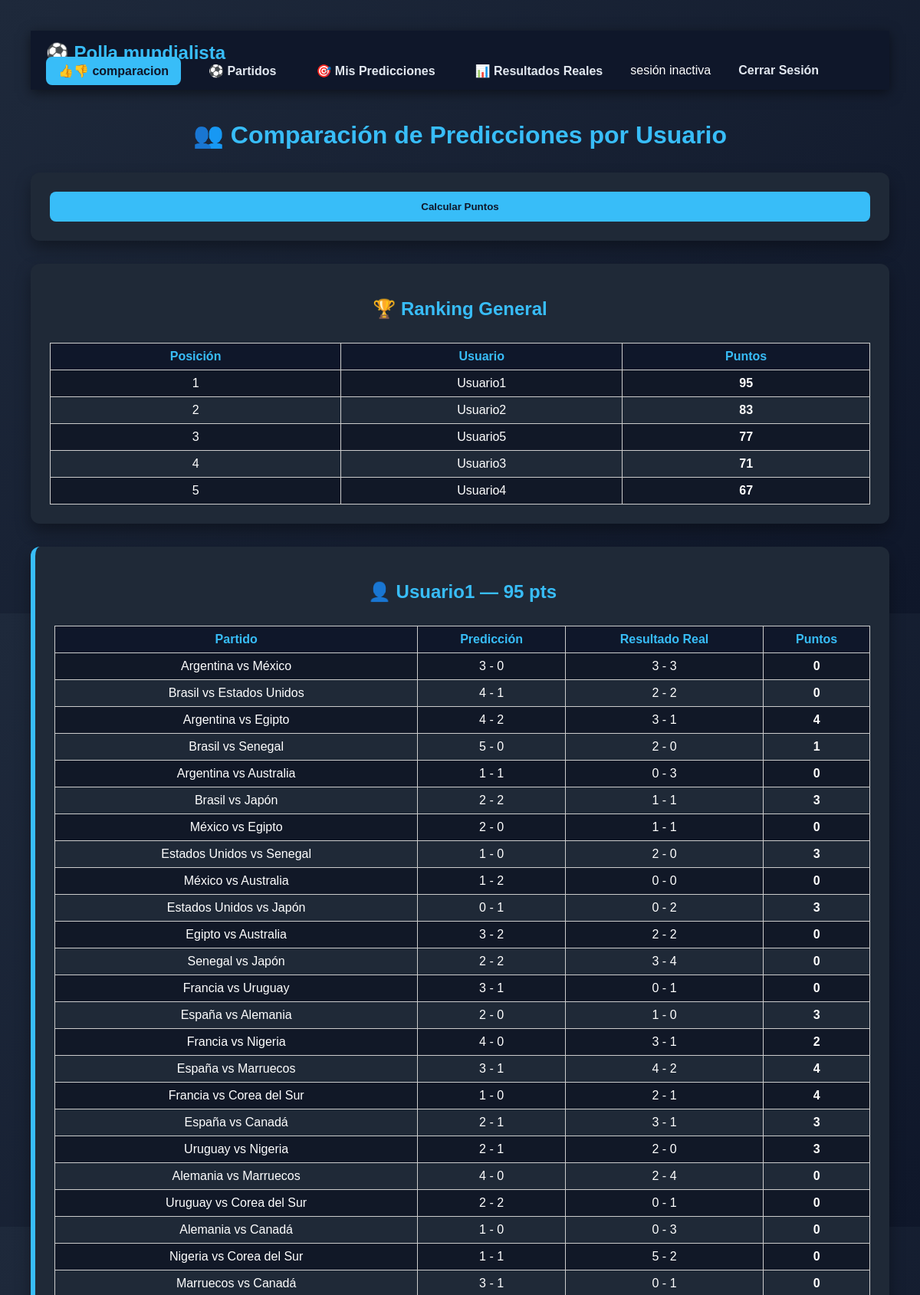
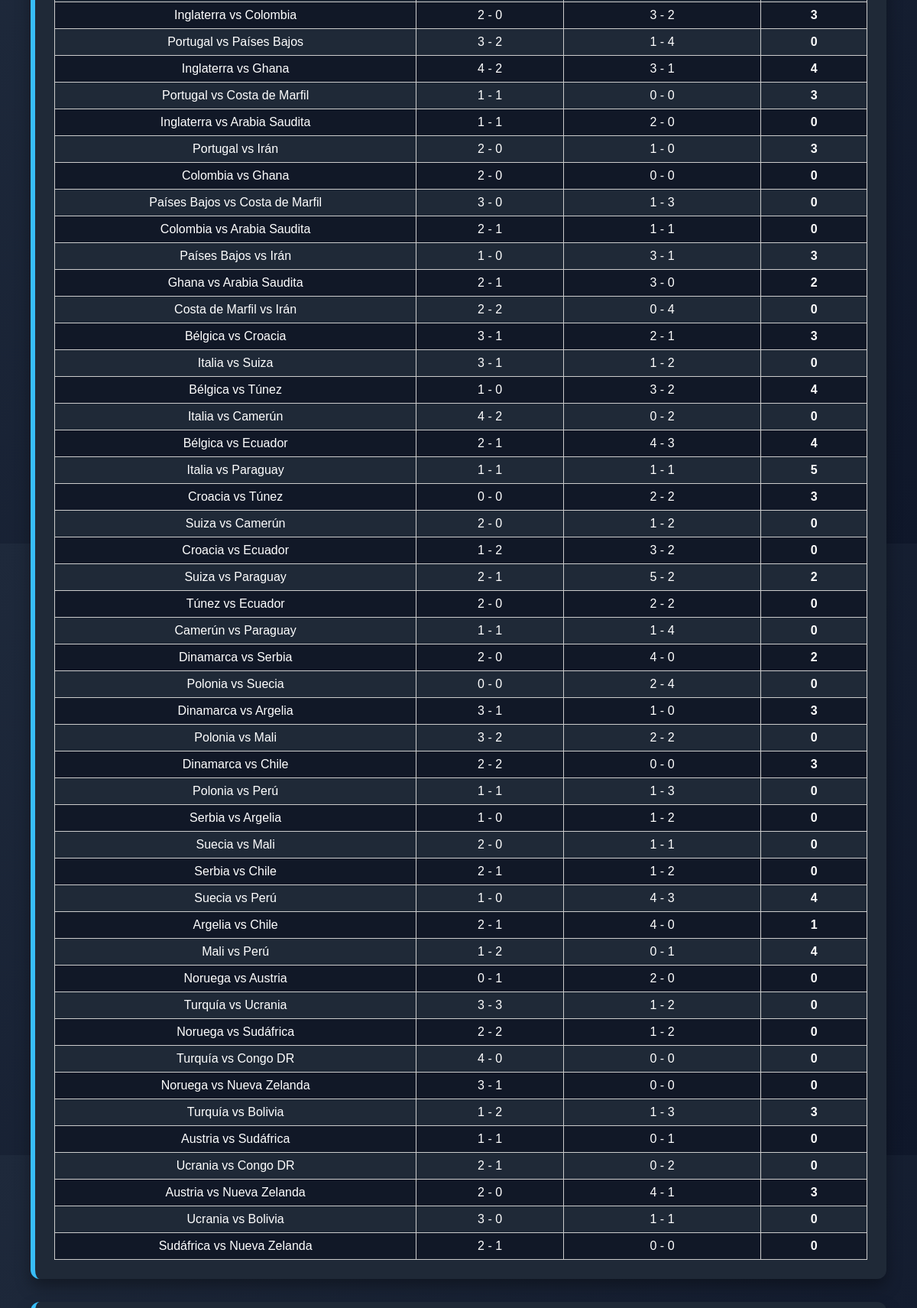
Page /comparacion.php (upper part) on the committed database (2 pictures, top to bottom).
### tables this page shows
CREATE TABLE `usuarios` (
  `id` int(11) NOT NULL,
  `nombre` varchar(100) NOT NULL,
  `email` varchar(100) NOT NULL,
  `password` varchar(255) NOT NULL,
  `puntos_total` int(11) DEFAULT 0
);

### comparacion.php (the view, shortened to what this page needs)
<?php
$pdo = conectarDB();
?>
<!DOCTYPE html>
<html lang="es">
<head>
    <link rel="stylesheet" href="style.css">
</head>
<body>
<?php include 'menu.php'; ?>
<h1>👥 Comparación de Predicciones por Usuario</h1>
<div class="card" style="text-align:center;">
    <form method="POST">
        <button type="submit" name="calcular">Calcular Puntos</button>
    </form>
</div>
<div class="card">
    <h2>🏆 Ranking General</h2>
    <table>
        <tr>
            <th>Posición</th>
            <th>Usuario</th>
            <th>Puntos</th>
        </tr>
        <?php
        $pos = 1;
        $stmt = $pdo->query(
            "SELECT nombre, puntos_total FROM usuarios ORDER BY puntos_total DESC"
        );
        while ($row = $stmt->fetch()) {
            echo "<tr>
                    <td>{$pos}</td>
                    <td>{$row['nombre']}</td>
                    <td><strong>{$row['puntos_total']}</strong></td>
                  </tr>";
            $pos++;
        }
        ?>
    </table>
</div>
<?php
$usuarios = $pdo->query(
    "SELECT id, nombre, puntos_total FROM usuarios ORDER BY puntos_total DESC"
);
while ($usuario = $usuarios->fetch()):
?>
<div class="card usuario">
    <h2>👤 <?= $usuario['nombre'] ?> — <?= $usuario['puntos_total'] ?> pts</h2>
    <table>
        <tr>
            <th>Partido</th>
            <th>Predicción</th>
            <th>Resultado Real</th>
            <th>Puntos</th>
        </tr>
        <?php
        $stmt = $pdo->prepare(
            "SELECT el.nombre AS local,
                    ev.nombre AS visitante,
                    pr.goles_local AS pred_l,
                    pr.goles_visitante AS pred_v,
                    r.goles_local AS real_l,
                    r.goles_visitante AS real_v,
                    pu.puntos
             FROM puntuaciones pu
             JOIN partidos p ON pu.partido_id = p.id
             JOIN equipos el ON p.equipo_local_id = el.id
             JOIN equipos ev ON p.equipo_visitante_id = ev.id
             JOIN predicciones pr ON pu.usuario_id = pr.usuario_id AND pu.partido_id = pr.partido_id
             JOIN resultados_reales r ON pu.partido_id = r.partido_id
             WHERE pu.usuario_id = ?"
        );
        $stmt->execute([$usuario['id']]);
        while ($row = $stmt->fetch()) {
            echo "<tr>
                    <td>{$row['local']} vs {$row['visitante']}</td>
                    <td>{$row['pred_l']} - {$row['pred_v']}</td>
                    <td>{$row['real_l']} - {$row['real_v']}</td>
                    <td><strong>{$row['puntos']}</strong></td>
                  </tr>";
        }
        ?>
    </table>
</div>
<?php endwhile; ?>
</body>
</html>

### style.css (style rules this page uses)
body { font-family: Calibri, Arial, sans-serif; background: linear-gradient(135deg, #1e293b, #0f172a); margin: 0; padding: 40px; color: #fff; }
.usuario { border-left: 6px solid #38bdf8; }
h1, h2 { text-align: center; color: #38bdf8; margin-bottom: 30px; }
.card { background: #1f2937; border-radius: 12px; padding: 25px; margin-bottom: 30px; box-shadow: 0 10px 20px rgba(0,0,0,.35); }
form { display: grid; gap: 15px; grid-template-columns: repeat(auto-fit, minmax(200px, 1fr)); align-items: end; }
button { background: #38bdf8; color: #0f172a; border: none; padding: 12px 20px; border-radius: 8px; font-weight: bold; cursor: pointer; }
table { width: 100%; border-collapse: collapse; margin-top: 20px 0; }
th, td { padding: 8px; text-align: center; border: 1px solid #ccc; }
th { background: #0f172a; color: #38bdf8; }
tr:nth-child(even) { background: #111827; }

### rows in the picture
usuarios: nombre "Usuario1", puntos_total "95", local "Argentina", visitante "México", pred_l "3", pred_v "0", real_l "3", real_v "3", puntos "0", local "Brasil", visitante "Estados Unidos", pred_l "4", pred_v "1", real_l "2", real_v "2", visitante "Egipto", pred_v "2", real_v "1", puntos "4", visitante "Senegal", pred_l "5", real_v "0", puntos "1", visitante "Australia", pred_l "1", real_l "0", visitante "Japón", pred_l "2", real_l "1", puntos "3", local "México", local "Estados Unidos", pred_l "0", local "Egipto", local "Senegal", real_v "4", local "Francia", visitante "Uruguay", local "España", visitante "Alemania", visitante "Nigeria", puntos "2", visitante "Marruecos", real_l "4", visitante "Corea del Sur", visitante "Canadá", local "Uruguay", local "Alemania", local "Nigeria", real_l "5", local "Marruecos", local "Inglaterra", visitante "Colombia", local "Portugal", visitante "Países Bajos", visitante "Ghana", visitante "Costa de Marfil", visitante "Arabia Saudita", visitante "Irán", local "Colombia", local "Países Bajos", local "Ghana", local "Costa de Marfil", local "Bélgica", visitante "Croacia", local "Italia", visitante "Suiza", visitante "Túnez", visitante "Camerún", visitante "Ecuador", visitante "Paraguay", puntos "5", local "Croacia", local "Suiza", local "Túnez", local "Camerún", local "Dinamarca", visitante "Serbia", local "Polonia", visitante "Suecia", visitante "Argelia", visitante "Mali", visitante "Chile", visitante "Perú", local "Serbia", local "Suecia", local "Argelia", local "Mali", local "Noruega", visitante "Austria", local "Turquía", visitante "Ucrania", pred_v "3", visitante "Sudáfrica", visitante "Congo DR", visitante "Nueva Zelanda", visitante "Bolivia", local "Austria", local "Ucrania", local "Sudáfrica"
usuarios: nombre "Usuario2", puntos_total "83"
usuarios: nombre "Usuario5", puntos_total "77"
usuarios: nombre "Usuario3", puntos_total "71"
usuarios: nombre "Usuario4", puntos_total "67"
